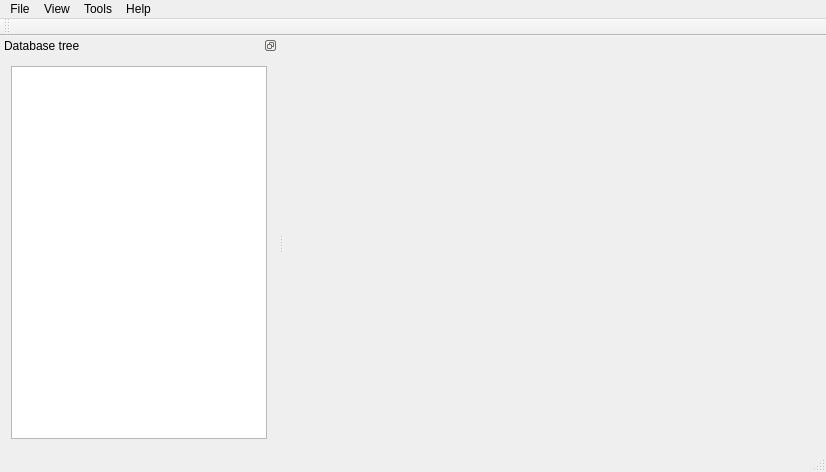
<?xml version="1.0" encoding="UTF-8"?>
<ui version="4.0">
 <class>MainWindow</class>
 <widget class="QMainWindow" name="MainWindow">
  <property name="geometry">
   <rect>
    <x>0</x>
    <y>0</y>
    <width>826</width>
    <height>472</height>
   </rect>
  </property>
  <property name="windowTitle">
   <string>MainWindow</string>
  </property>
  <widget class="QWidget" name="centralWidget">
   <layout class="QVBoxLayout" name="verticalLayout"/>
  </widget>
  <widget class="QMenuBar" name="menu_bar">
   <property name="geometry">
    <rect>
     <x>0</x>
     <y>0</y>
     <width>826</width>
     <height>20</height>
    </rect>
   </property>
   <widget class="QMenu" name="file_menu">
    <property name="title">
     <string>File</string>
    </property>
    <addaction name="separator"/>
    <addaction name="action_new"/>
    <addaction name="action_open"/>
    <addaction name="action_close"/>
    <addaction name="separator"/>
    <addaction name="action_save"/>
    <addaction name="action_save_as"/>
    <addaction name="separator"/>
    <addaction name="action_quit"/>
   </widget>
   <widget class="QMenu" name="tools_menu">
    <property name="title">
     <string>Tools</string>
    </property>
    <addaction name="action_statistics"/>
   </widget>
   <widget class="QMenu" name="help_menu">
    <property name="title">
     <string>Help</string>
    </property>
    <addaction name="action_about_picsou"/>
    <addaction name="action_about_qt"/>
    <addaction name="separator"/>
    <addaction name="action_star_me_on_github"/>
   </widget>
   <widget class="QMenu" name="view_menu">
    <property name="title">
     <string>View</string>
    </property>
   </widget>
   <addaction name="file_menu"/>
   <addaction name="view_menu"/>
   <addaction name="tools_menu"/>
   <addaction name="help_menu"/>
  </widget>
  <widget class="QToolBar" name="toolbar">
   <attribute name="toolBarArea">
    <enum>TopToolBarArea</enum>
   </attribute>
   <attribute name="toolBarBreak">
    <bool>false</bool>
   </attribute>
  </widget>
  <widget class="QStatusBar" name="statusbar"/>
  <widget class="QDockWidget" name="sidebar_dock">
   <property name="features">
    <set>QDockWidget::DockWidgetFloatable</set>
   </property>
   <property name="allowedAreas">
    <set>Qt::LeftDockWidgetArea|Qt::RightDockWidgetArea</set>
   </property>
   <property name="windowTitle">
    <string>Database tree</string>
   </property>
   <attribute name="dockWidgetArea">
    <number>1</number>
   </attribute>
   <widget class="QWidget" name="dockWidgetContents">
    <layout class="QVBoxLayout" name="verticalLayout_2">
     <item>
      <widget class="QTreeWidget" name="tree">
       <property name="animated">
        <bool>true</bool>
       </property>
       <attribute name="headerVisible">
        <bool>false</bool>
       </attribute>
       <column>
        <property name="text">
         <string notr="true">1</string>
        </property>
       </column>
      </widget>
     </item>
    </layout>
   </widget>
  </widget>
  <action name="action_new">
   <property name="text">
    <string>New...</string>
   </property>
  </action>
  <action name="action_open">
   <property name="text">
    <string>Open...</string>
   </property>
  </action>
  <action name="action_quit">
   <property name="text">
    <string>Quit</string>
   </property>
  </action>
  <action name="action_close">
   <property name="text">
    <string>Close</string>
   </property>
  </action>
  <action name="action_about_picsou">
   <property name="text">
    <string>About Picsou...</string>
   </property>
  </action>
  <action name="action_about_qt">
   <property name="text">
    <string>About Qt...</string>
   </property>
  </action>
  <action name="action_star_me_on_github">
   <property name="text">
    <string>Star me on Github !</string>
   </property>
  </action>
  <action name="action_save">
   <property name="text">
    <string>Save</string>
   </property>
  </action>
  <action name="action_save_as">
   <property name="text">
    <string>Save as...</string>
   </property>
  </action>
  <action name="action_statistics">
   <property name="text">
    <string>Statistics</string>
   </property>
  </action>
 </widget>
 <layoutdefault spacing="6" margin="11"/>
 <resources/>
 <connections/>
</ui>
